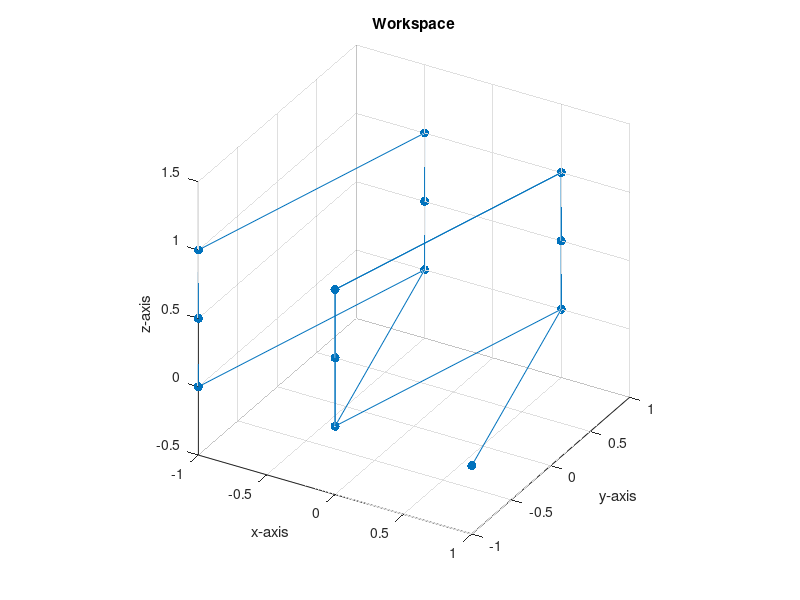

The MATLAB source for this figure:
%% ME 557: Project, Define Letter M Points.

%Clear Everything
clear
close all
clc

%% Define the Letter Points.
%Define the points componentwise.
xs = [-0.5 -1 -1 -1 -0.5 -0.5 -0.5 0 0 0 0.5 0.5 0.5 0 0 0 0.5 0.5 0.5 1];
ys = [1 -1 -1 -1 1 1 1 -1 -1 -1 1 1 1 -1 -1 -1 1 1 1 -1];
zs = [0 0 0.5 1 1 0.5 0 0 0.5 1 1 0.5 0 0 0.5 1 1 0.5 0 0];

%Store the points in a matrix.
Lpts = [xs; ys; zs];

%% Plot the Letter Points.

%Plot the Letter Points.
figure, hold on, grid on
plot3(Lpts(1, :), Lpts(2, :), Lpts(3, :), '.-', 'Markersize', 20)
title('Workspace')
xlabel('x-axis'), ylabel('y-axis'), zlabel('z-axis')
view(30, 30), rotate3d on,
axis equal

%% Write out the Data Points.

%Write out the letter data points.
dlmwrite('C:\Users\USER\Documents\Coursework\MSME\Year1\Winter2018\ME557_IntroToRobotics\Project\LetterPoints\LetterPts_M.txt', Lpts)

